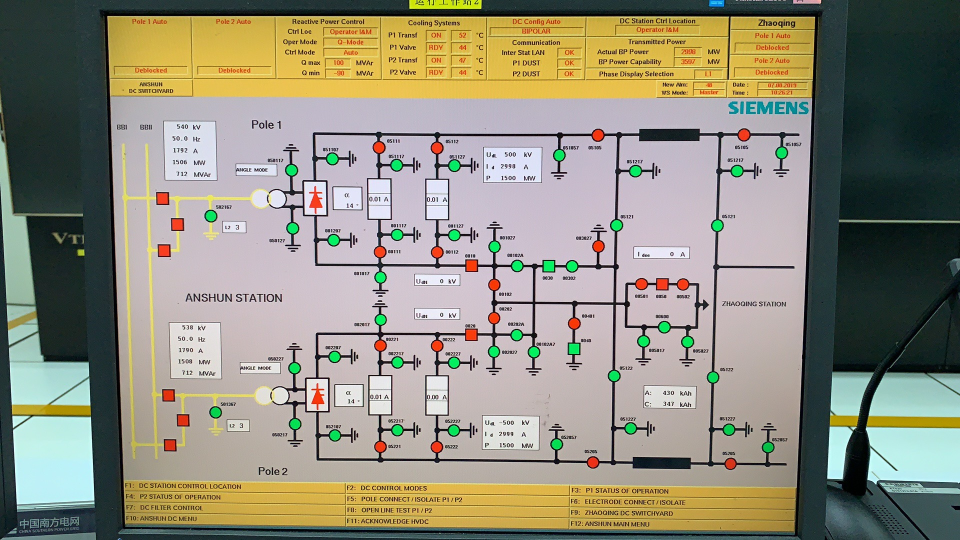
#> input picture data/ui.jpg, 1920 x 1080 px (shown at 1/2 size)
$ python optim_extrTest.py
#> lines starting #> are read from the running program, lines starting #| are printed output that depends on the picture; after the words box and inside, x2 and y2 are one past the last pixel; in counts of white or black regions, pixels touching at a corner belong together
import cv2
import numpy as np

# Step1. 转换为HSV
img = cv2.imread('../data/ui.jpg')
#> img is the input picture: shape (1080, 1920, 3); mean B, G, R 124.7, 141.8, 144.9
hue_image = cv2.cvtColor(img, cv2.COLOR_BGR2HSV)
#> hue_image: shape (1080, 1920, 3); mean H, S, V 80.9, 78.2, 154.9
back = np.zeros(img.shape, np.uint8)


# Step2. 用颜色分割图像
green_low_range = np.array([35, 43, 46])
green_high_range = np.array([77, 255, 255])
mask = cv2.inRange(hue_image, green_low_range, green_high_range)
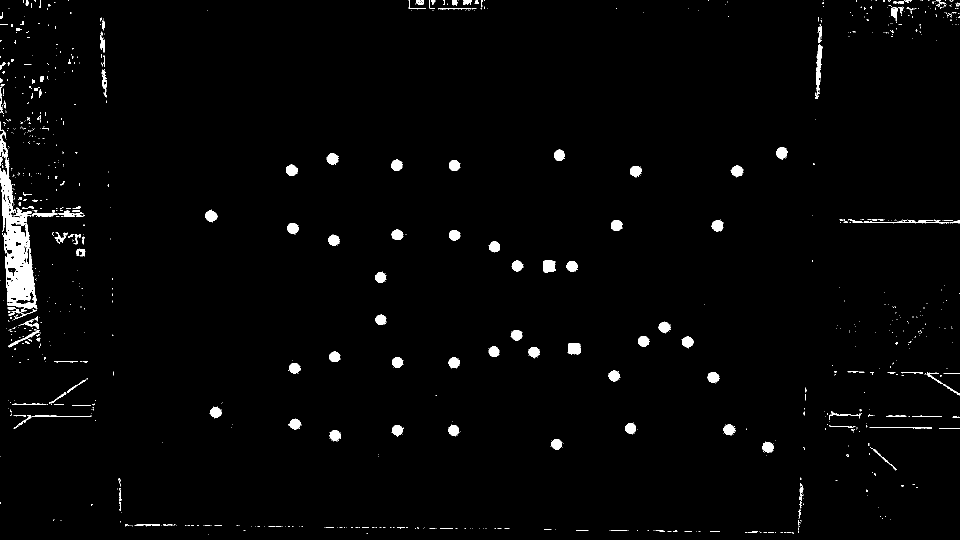
#> mask: shape (1080, 1920) (shown at 1/2 size); 1.9% white; 1030 white regions (864 under 20 px), largest, box (x1, y1, x2, y2) and area: (0, 243, 74, 624) 10318, (1630, 88, 1646, 198) 734, (1086, 521, 1109, 545) 503
#cv2.imshow('mask', mask)


# Step3. 形态学运算，开运算
kernel_ell = cv2.getStructuringElement(cv2.MORPH_ELLIPSE, (3, 3))
kernel_rect = cv2.getStructuringElement(cv2.MORPH_RECT, (5, 5))
mask_opening = cv2.morphologyEx(mask, cv2.MORPH_OPEN, kernel_ell)
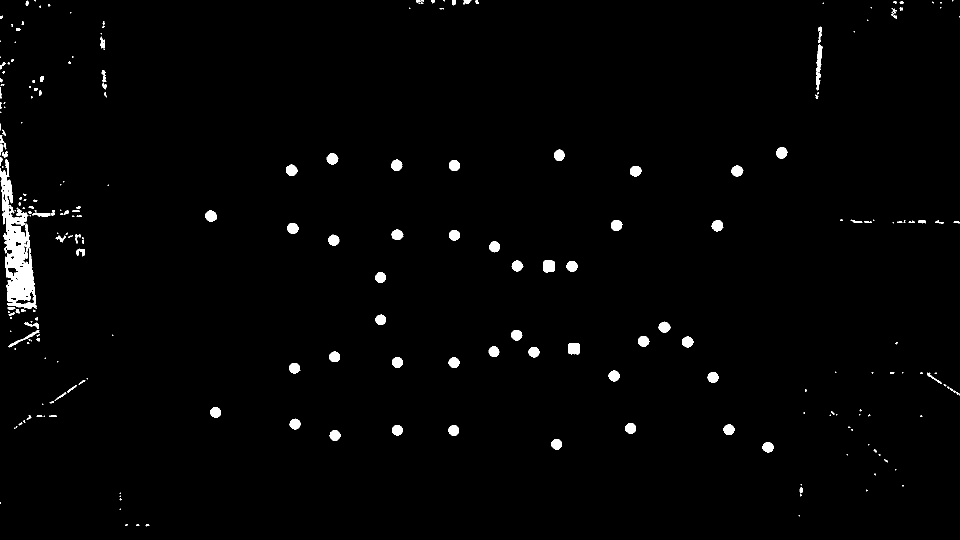
#> mask_opening: shape (1080, 1920) (shown at 1/2 size); 1.6% white; 246 white regions (115 under 20 px)
#cv2.imshow('mask_opening', mask_opening)

# Step4. 使用面积筛选
l_cil = []
l_rect = []
contours, hierarch = cv2.findContours(mask_opening, cv2.RETR_EXTERNAL, cv2.CHAIN_APPROX_NONE)
#> contours = 246 contours, 142 with area under 20; largest, box (x1, y1, x2, y2) and area: (0, 318, 74, 618) 10374, (1632, 89, 1646, 181) 554, (1086, 521, 1109, 545) 458, (1137, 687, 1159, 709) 425, (1423, 440, 1447, 463) 374
for i in range(len(contours)):  # 提取圆周围的文本
    area = cv2.contourArea(contours[i])
    if 300 < area < 380:
        (x, y), radius = cv2.minEnclosingCircle(contours[i])
        center = (int(x), int(y))
        radius = int(radius)
        l_cil.append([int(x), int(y), int(radius)])
        cv2.circle(back, center, radius + 25, (255, 255, 255), -1)
        cv2.circle(back, center, radius, (0, 0, 0), -1)
        ROI = cv2.bitwise_and(img, back)
#> this loop made 246 passes
#> (area, x, y, radius, center) on passes 22, 23, 24, 29, 30, 31, 32, 35, 48, 68, 71, 73: (326.5, 1535.9, 894.5, 11, (1535, 894)), (325, 1112.9, 888.3, 10, (1112, 888)), (329.5, 669.5, 870.2, 10, (669, 870)), (333, 907.2, 860.6, 10, (907, 860)), (332, 794.5, 860.1, 10, (794, 860)), (338, 1457.9, 858.7, 11, (1457, 858)), (338, 1260.8, 856.2, 11, (1260, 856)), (333, 589.6, 847.5, 10, (589, 847)), (332, 430.7, 824.5, 10, (430, 824)), (344, 1425.8, 754.5, 10, (1425, 754)), (338.5, 589.2, 736.1, 11, (589, 736)), (334.5, 907.9, 725, 11, (907, 724))
#> (area, x, y, radius) on passes 70, 115, 142, 165: (346, 1228, 751, 11), (353, 667, 480, 11), (368, 422, 432, 12), (358, 793, 330, 11)
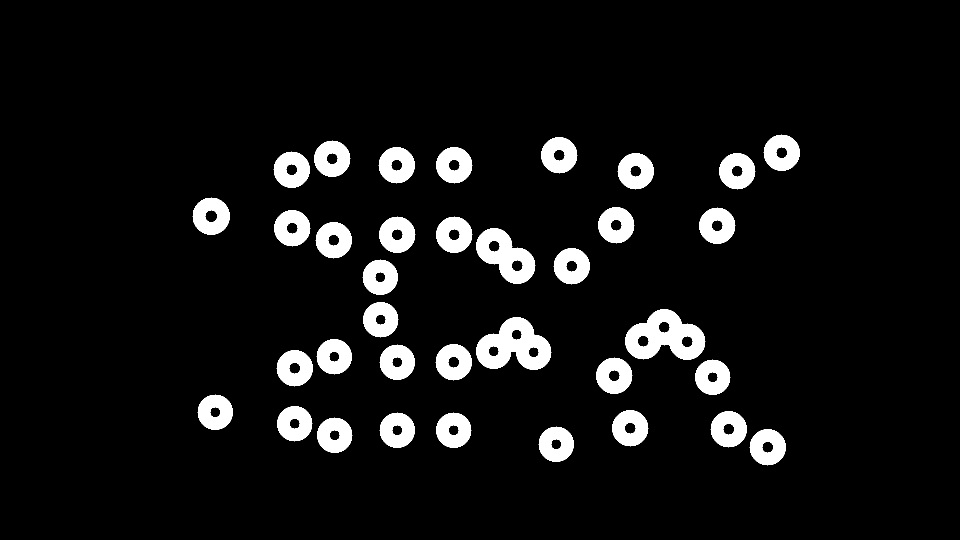
#> back: shape (1080, 1920, 3) (shown at 1/2 size); 7.1% white; 36 white regions, largest, box (x1, y1, x2, y2) and area: (1250, 618, 1411, 720) 9715, (952, 634, 1103, 740) 9492, (952, 456, 1071, 568) 7044
#> after the loop, l_cil = 41 items, first 6: [1535, 894, 11], [1112, 888, 10], [669, 870, 10], [907, 860, 10], [794, 860, 10], [1457, 858, 11]


for i in range(len(contours)):  # 提取矩形周围的文本
    area = cv2.contourArea(contours[i])
    if 420 < area < 460:
        x, y, w, h = cv2.boundingRect(contours[i])
        l_rect.append([x, y, w, h])
        cv2.rectangle(back, (x - 20, y - 20), (x + w + 20, y + h + 20), (255, 255, 255), -1)
        cv2.rectangle(back, (x, y), (x + w, y + h), (0, 0, 0), -1)
        ROI = cv2.bitwise_and(img, back)
#> this loop made 246 passes
#> (area, x, y, w, h) on passes 80, 107: (425, 1137, 687, 22, 22), (458, 1086, 521, 23, 24)
#> area on passes 12, 22, 23, 24, 29, 30: 45.5, 326.5, 325, 329.5, 333, 332
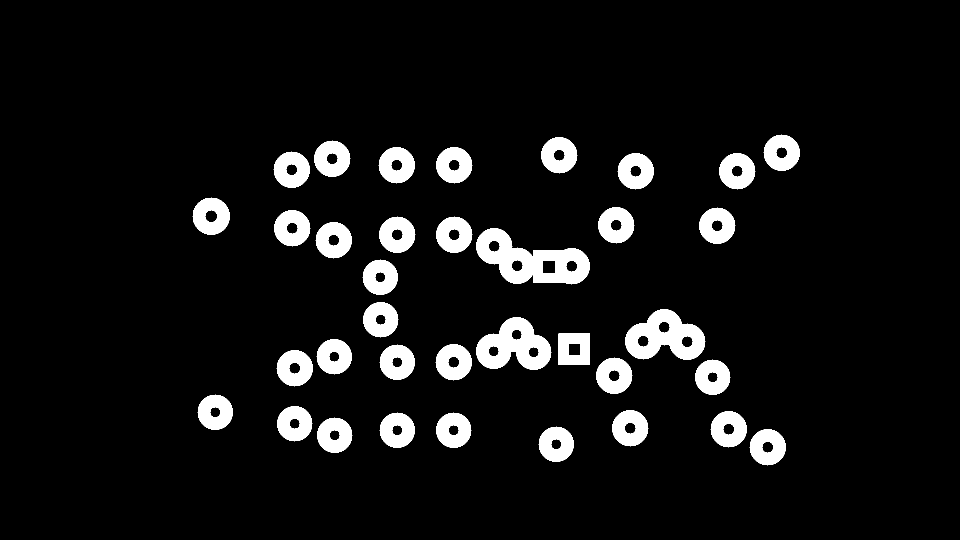
#> back: shape (1080, 1920, 3) (shown at 1/2 size); 7.3% white; 36 white regions, largest, box (x1, y1, x2, y2) and area: (952, 456, 1180, 569) 13100, (1250, 618, 1411, 720) 9715, (952, 634, 1103, 740) 9492
#> after the loop, l_rect = [[1137, 687, 22, 22], [1086, 521, 23, 24]]

#cv2.imshow('img', img)
#cv2.imshow('back', back)
#cv2.imshow('ROI', ROI)

gray = cv2.cvtColor(ROI, cv2.COLOR_BGR2GRAY)
#cv2.imshow('gray', gray)
ret, thresh = cv2.threshold(gray, 127, 255, cv2.THRESH_BINARY)
#> thresh: shape (1080, 1920); 6.1% white; 282 white regions (200 under 20 px), largest, box (x1, y1, x2, y2) and area: (991, 458, 1179, 530) 5465, (385, 395, 460, 470) 3624, (1289, 657, 1372, 718) 3341
cv2.imshow('thresh', thresh)
thresh_1 = 255 - thresh
cv2.imshow('thresh_1', thresh_1)

for i in range(len(l_cil)):
    cv2.circle(thresh_1, (l_cil[i][0], l_cil[i][1]), l_cil[i][2] + 5, (0, 0, 0), -1)
#> this loop made 41 passes
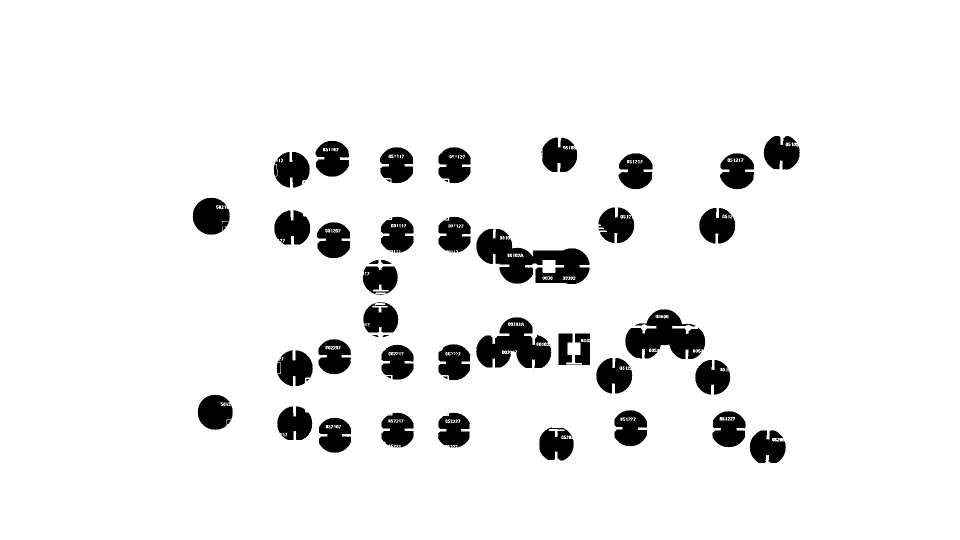
#> thresh_1: shape (1080, 1920) (shown at 1/2 size); 92.8% white; 162 black regions (116 under 20 px), largest, box (x1, y1, x2, y2) and area: (952, 458, 1179, 569) 12826, (1250, 618, 1411, 718) 9568, (952, 634, 1103, 736) 9199

for i in range(len(l_rect)):
    cv2.rectangle(thresh_1, (l_rect[i][0] - 2, l_rect[i][1] - 2),
                  (l_rect[i][0] + l_rect[i][2] + 2, l_rect[i][1] + l_rect[i][3] + 2), (0, 0, 0), -1)
#> this loop made 2 passes
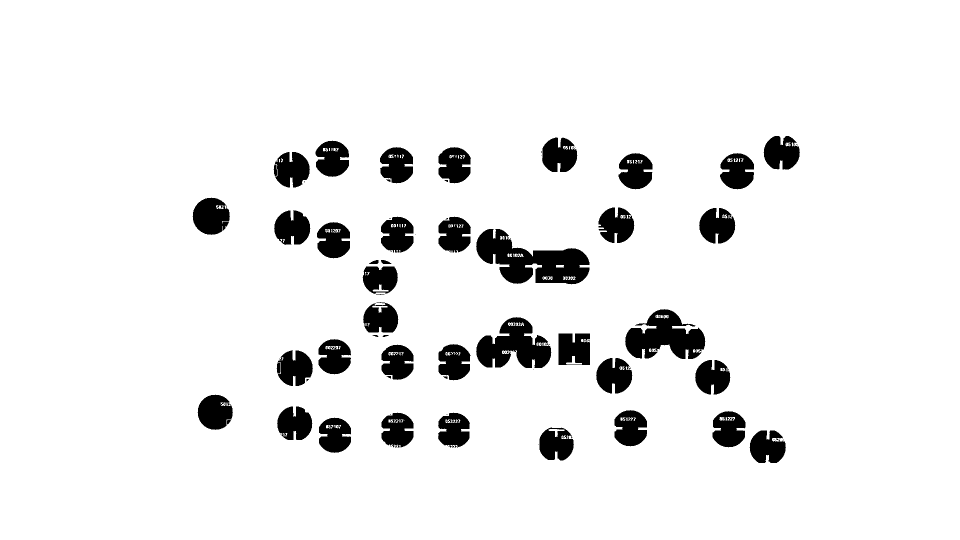
#> thresh_1: shape (1080, 1920) (shown at 1/2 size); 92.7% white; 162 black regions (116 under 20 px), largest, box (x1, y1, x2, y2) and area: (952, 458, 1179, 569) 13509, (1250, 618, 1411, 718) 9568, (952, 634, 1103, 736) 9199

cv2.imshow('thresh_2', thresh_1)
erosion = cv2.erode(thresh_1, kernel_rect, iterations=1)
#> erosion: shape (1080, 1920); 91.1% white; 40 black regions, largest, box (x1, y1, x2, y2) and area: (950, 456, 1181, 571) 16077, (1248, 616, 1413, 720) 11725, (950, 632, 1105, 742) 11226
#cv2.imshow('erosion', erosion)
dilation = cv2.dilate(erosion, kernel_rect, iterations=1)
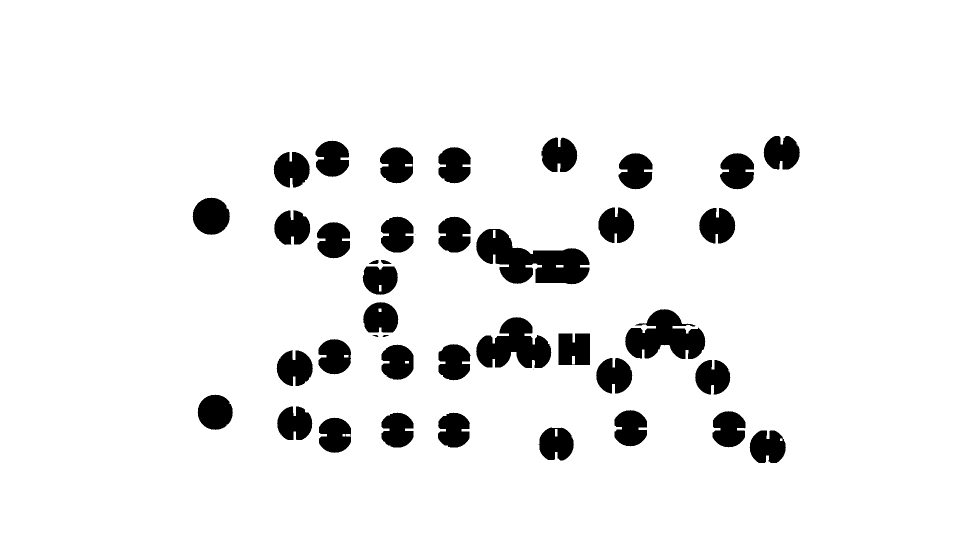
#> dilation: shape (1080, 1920) (shown at 1/2 size); 92.5% white; 42 black regions (2 under 20 px), largest, box (x1, y1, x2, y2) and area: (952, 458, 1179, 569) 14021, (1250, 618, 1411, 718) 9937, (952, 634, 1103, 736) 9637
cv2.imshow('dilation', dilation)

cv2.waitKey(0)
cv2.destroyAllWindows()
